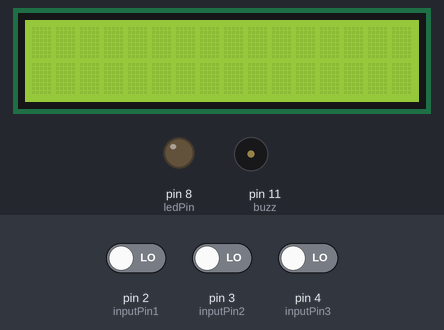
A sketch run on a simulated Arduino Uno, built with avr-gcc and run on an emulated ATmega328P. Parts: 16×2 character LCD, output pins drawn as LEDs (lit = HIGH), buzzer (waves = sounding, pin HIGH). The inputs (shaded band) are chosen by the test bench; at power-on: pin 2 (inputPin1) LOW, pin 3 (inputPin2) LOW, pin 4 (inputPin3) LOW. The modem accepts every AT command (registered, SIM ready, sends succeed) and sends nothing else; what the sketch prints to the serial monitor is not drawn.

Above: at 1.2 s.
1.3 s: pin 2 (inputPin1) driven HIGH and pin 3 (inputPin2) driven HIGH
At 1.6 s:
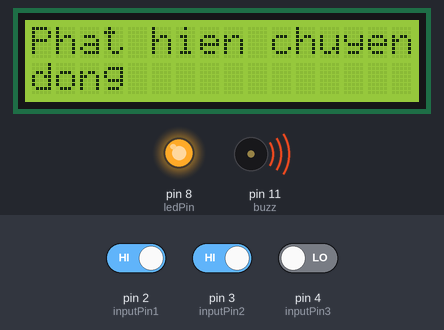
2.8 s: pin 2 (inputPin1) driven LOW
At 3.4 s:
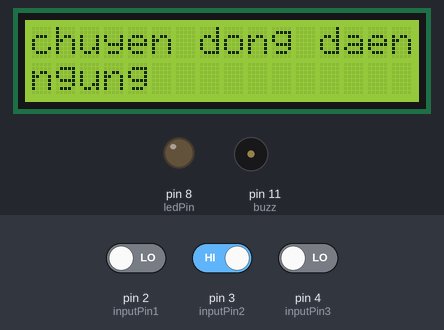
4.3 s: pin 4 (inputPin3) driven HIGH
At 5.1 s:
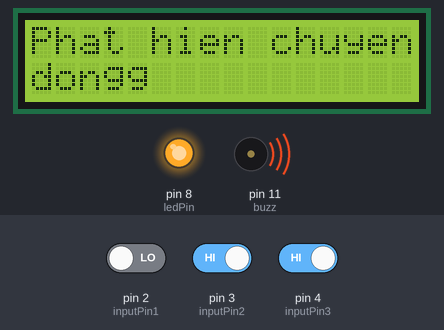
5.8 s: pin 4 (inputPin3) driven LOW
At 6.9 s:
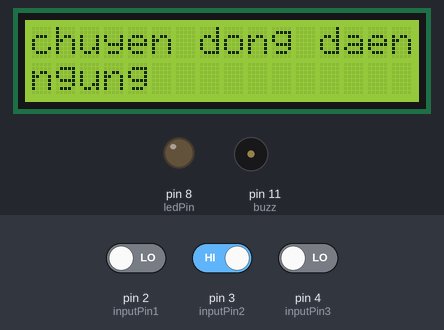
7.3 s: pin 2 (inputPin1) driven HIGH
At 8.6 s:
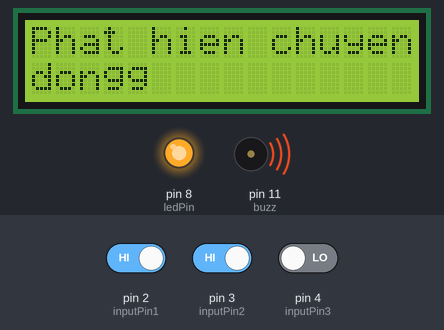
Timing chart, 0 to 9.8 s (numbered marks = the images above; inputs shaded):
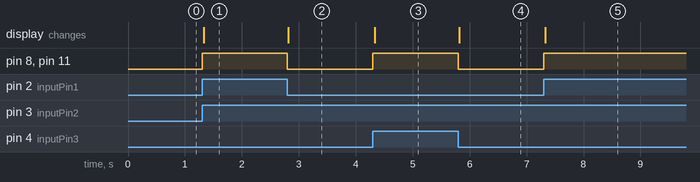

Measured:
- after the input at 1.3 s, pin 8 (ledPin), pin 11 (buzz): LOW → HIGH at once; the display: changes at once (image 1)
- after the input at 2.8 s, pin 8 (ledPin), pin 11 (buzz): HIGH → LOW at once; the display: changes at once (image 2)
- after the input at 4.3 s, pin 8 (ledPin), pin 11 (buzz): LOW → HIGH at once; the display: changes at once (image 3)
- after the input at 5.8 s, pin 8 (ledPin), pin 11 (buzz): HIGH → LOW at once; the display: changes at once (image 4)
- after the input at 7.3 s, pin 8 (ledPin), pin 11 (buzz): LOW → HIGH at once; the display: changes at once (image 5)

The sketch:

canhbaodotnhap.ino
```cpp
#include <LiquidCrystal_I2C.h>
#include <Wire.h>
#include <SoftwareSerial.h>

LiquidCrystal_I2C lcd(0x27, 16, 2);

int ledPin = 8;                // choose the pin for the LED
int inputPin1 = 2;               // choose the input pin (for PIR sensor)
int inputPin2 = 3;
int inputPin3 = 4;

int pirState1 = LOW;             // we start, assuming no motion detected
int pirState2 = LOW;
int pirState3 = LOW;

int val1 = 0;
int val2 =0;
int val3 =0;

int buzz = 11;                  // buzzer pin at 11
SoftwareSerial mySerial(9, 10);

void setup() {
  // put your setup code here, to run once:
  mySerial.begin(9600);   // Setting the baud rate of GSM Module
  Serial.begin(9600);    // Setting the baud rate of Serial Monitor (Arduino)
  pinMode(ledPin, OUTPUT);      // declare LED as output
  pinMode(inputPin1, INPUT);     // declare sensor as input
  pinMode(inputPin2, INPUT);
  pinMode(inputPin3, INPUT);
  lcd.init();
  lcd.backlight();
  lcd.setCursor(3, 0);
  pinMode(buzz, OUTPUT);
}

void loop() {
  // put your main code here, to run repeatedly:
  val1 = digitalRead(inputPin1);  // read input value
  val2 = digitalRead(inputPin2);
  val3 = digitalRead(inputPin3);

  if(val2 == HIGH){
    if(val1 == HIGH || val3 == HIGH){
      digitalWrite(ledPin, HIGH);  // turn LED ON
      digitalWrite(buzz, HIGH); //ACTIVATE BUZZER

      if(pirState1 == LOW && pirState2 == LOW && pirState3 == LOW){
        Serial.println("PHAT HIEN CO CHUYEN  DONG BAT THUONG!\r\n\n");
        Serial.println("THONG BAO \r\n\n");
        lcd.setCursor(0, 0);
        lcd.print("Phat hien chuyen");
        lcd.setCursor(0, 1);
        lcd.print("dong");
        mySerial.println("AT+CMGF=1");    //To send SMS in Text Mode
        delay(100);
        mySerial.println("AT+CMGS=\"+919699449474\"\r"); // change to the phone number you using
        delay(100);
        mySerial.println("CO SU XAM NHAP\r\n\n");//the content of the message
        delay(100);
        mySerial.println("GUI THANH CONG \r\n");//the stopping character
        delay(100);
        // We only want to print on the output change, not state
        pirState1 = HIGH;
        pirState2 = HIGH;
        pirState3 = HIGH;
      }
    }else{
      digitalWrite(ledPin, LOW); // turn LED OFF
      digitalWrite(buzz, LOW);  // turn off buzzer
      if (pirState1 == HIGH && pirState2 == HIGH && pirState3 == HIGH ){
        // we have just turned of
        Serial.println("CHUYEN DONG DA NGUNG! \r\n\n");
        lcd.setCursor(0, 0);
        lcd.print("chuyen dong da");
        lcd.setCursor(0,1);
        lcd.print("ngung");
        mySerial.println("AT+CNMI=2,2,0,0,0\r\n\n"); // AT Command to recieve a live SMS
        mySerial.println("GUI THANH CONG"); // AT Command to recieve a live SMS
        delay(1000);
        // We only want to print on the output change, not state
        pirState1 = LOW;
        pirState2 = LOW;
        pirState3 = LOW;
      }
    }
  }
}
```
